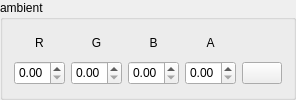
        <widget class="QGroupBox" name="ambient_groupbox">
         <property name="minimumSize">
          <size>
           <width>0</width>
           <height>100</height>
          </size>
         </property>
         <property name="maximumSize">
          <size>
           <width>520</width>
           <height>100</height>
          </size>
         </property>
         <property name="toolTip">
          <string>Color of the ambient light</string>
         </property>
         <property name="title">
          <string>ambient</string>
         </property>
         <layout class="QGridLayout" name="gridLayout_30">
          <item row="0" column="2">
           <widget class="QLabel" name="scene_ambient_B_label">
            <property name="maximumSize">
             <size>
              <width>16777215</width>
              <height>24</height>
             </size>
            </property>
            <property name="text">
             <string>B</string>
            </property>
            <property name="alignment">
             <set>Qt::AlignCenter</set>
            </property>
           </widget>
          </item>
          <item row="0" column="0">
           <widget class="QLabel" name="scene_ambient_R_label">
            <property name="maximumSize">
             <size>
              <width>16777215</width>
              <height>24</height>
             </size>
            </property>
            <property name="text">
             <string>R</string>
            </property>
            <property name="alignment">
             <set>Qt::AlignCenter</set>
            </property>
           </widget>
          </item>
          <item row="0" column="3">
           <widget class="QLabel" name="scene_ambient_A_label">
            <property name="maximumSize">
             <size>
              <width>16777215</width>
              <height>24</height>
             </size>
            </property>
            <property name="text">
             <string>A</string>
            </property>
            <property name="alignment">
             <set>Qt::AlignCenter</set>
            </property>
           </widget>
          </item>
          <item row="1" column="0">
           <widget class="QDoubleSpinBox" name="scene_ambient_R_sp">
            <property name="minimumSize">
             <size>
              <width>0</width>
              <height>24</height>
             </size>
            </property>
            <property name="maximumSize">
             <size>
              <width>16777215</width>
              <height>24</height>
             </size>
            </property>
            <property name="maximum">
             <double>1.000000000000000</double>
            </property>
            <property name="singleStep">
             <double>0.100000000000000</double>
            </property>
           </widget>
          </item>
          <item row="0" column="1">
           <widget class="QLabel" name="scene_ambient_G_label">
            <property name="maximumSize">
             <size>
              <width>16777215</width>
              <height>24</height>
             </size>
            </property>
            <property name="text">
             <string>G</string>
            </property>
            <property name="alignment">
             <set>Qt::AlignCenter</set>
            </property>
           </widget>
          </item>
          <item row="1" column="1">
           <widget class="QDoubleSpinBox" name="scene_ambient_G_sp">
            <property name="minimumSize">
             <size>
              <width>0</width>
              <height>24</height>
             </size>
            </property>
            <property name="maximumSize">
             <size>
              <width>16777215</width>
              <height>24</height>
             </size>
            </property>
            <property name="maximum">
             <double>1.000000000000000</double>
            </property>
            <property name="singleStep">
             <double>0.100000000000000</double>
            </property>
           </widget>
          </item>
          <item row="1" column="3">
           <widget class="QDoubleSpinBox" name="scene_ambient_A_sp">
            <property name="minimumSize">
             <size>
              <width>0</width>
              <height>24</height>
             </size>
            </property>
            <property name="maximumSize">
             <size>
              <width>16777215</width>
              <height>24</height>
             </size>
            </property>
            <property name="maximum">
             <double>1.000000000000000</double>
            </property>
            <property name="singleStep">
             <double>0.100000000000000</double>
            </property>
           </widget>
          </item>
          <item row="1" column="2">
           <widget class="QDoubleSpinBox" name="scene_ambient_B_sp">
            <property name="minimumSize">
             <size>
              <width>0</width>
              <height>24</height>
             </size>
            </property>
            <property name="maximumSize">
             <size>
              <width>16777215</width>
              <height>24</height>
             </size>
            </property>
            <property name="maximum">
             <double>1.000000000000000</double>
            </property>
            <property name="singleStep">
             <double>0.100000000000000</double>
            </property>
           </widget>
          </item>
          <item row="1" column="4">
           <widget class="QPushButton" name="scene_ambient_color_pkr">
            <property name="maximumSize">
             <size>
              <width>45</width>
              <height>16777215</height>
             </size>
            </property>
            <property name="text">
             <string/>
            </property>
           </widget>
          </item>
         </layout>
        </widget>
